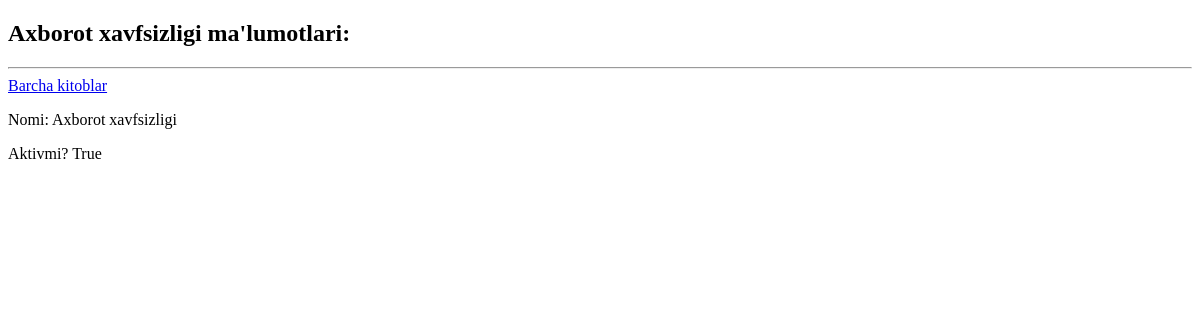
Page /directions/3/ on the earlier database version.
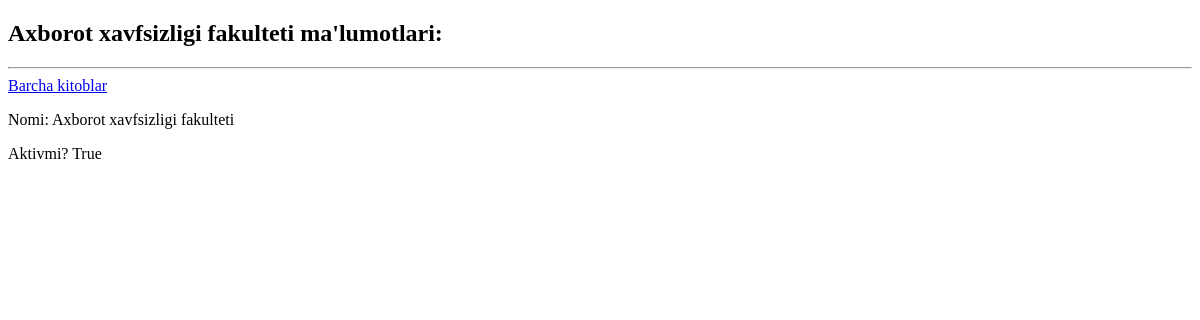
Same page on the later database version.
### main/models.py (models this page shows, shortened)
class Direction(models.Model):
    name = models.CharField(max_length=200)
    is_active = models.BooleanField(default=True)

### main/views.py (the view)
# urls.py: path('directions/<int:pk>/', direction_view, name='direction-details'),
def direction_view(request, pk):
    direction = Direction.objects.get(id=pk)
    context = {
        'direction': direction,
    }
    return render(request, 'direction-details.html', context)

### Template/direction-details.html (shortened to what this page needs)
<!DOCTYPE html>
<html lang="uz">
<head>
</head>
<body>
<h2> {{ direction.name }} ma'lumotlari:</h2>
<hr>
<a href="/directions/">Barcha kitoblar</a>
<p>Nomi: {{ direction.name }}</p>
<p>Aktivmi? {{ direction.is_active }}</p>
</body>
</html>

Differences in the rows shown:
changed Direction "True": name "Axborot xavfsizligi" → "Axborot xavfsizligi fakulteti"
